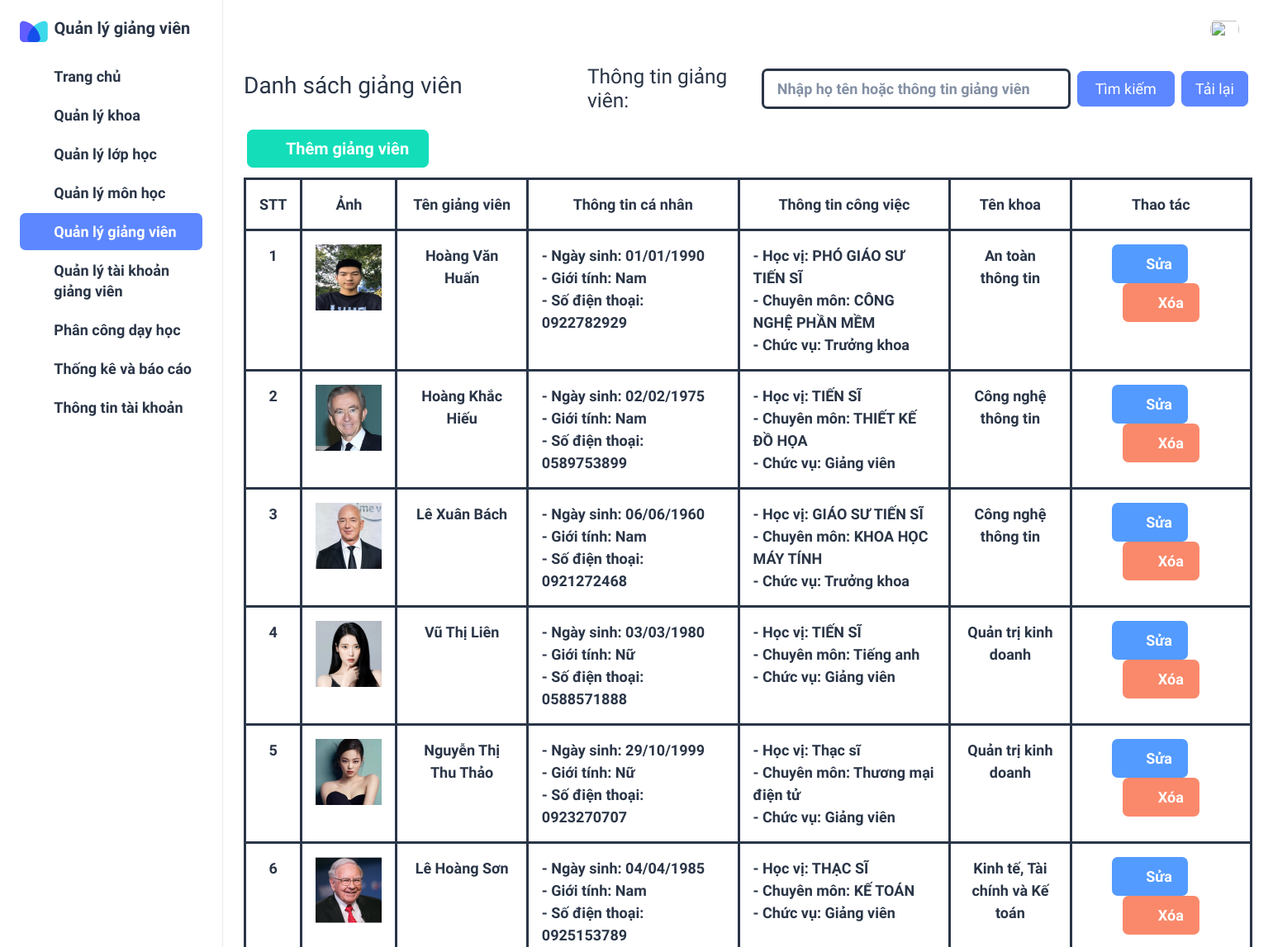
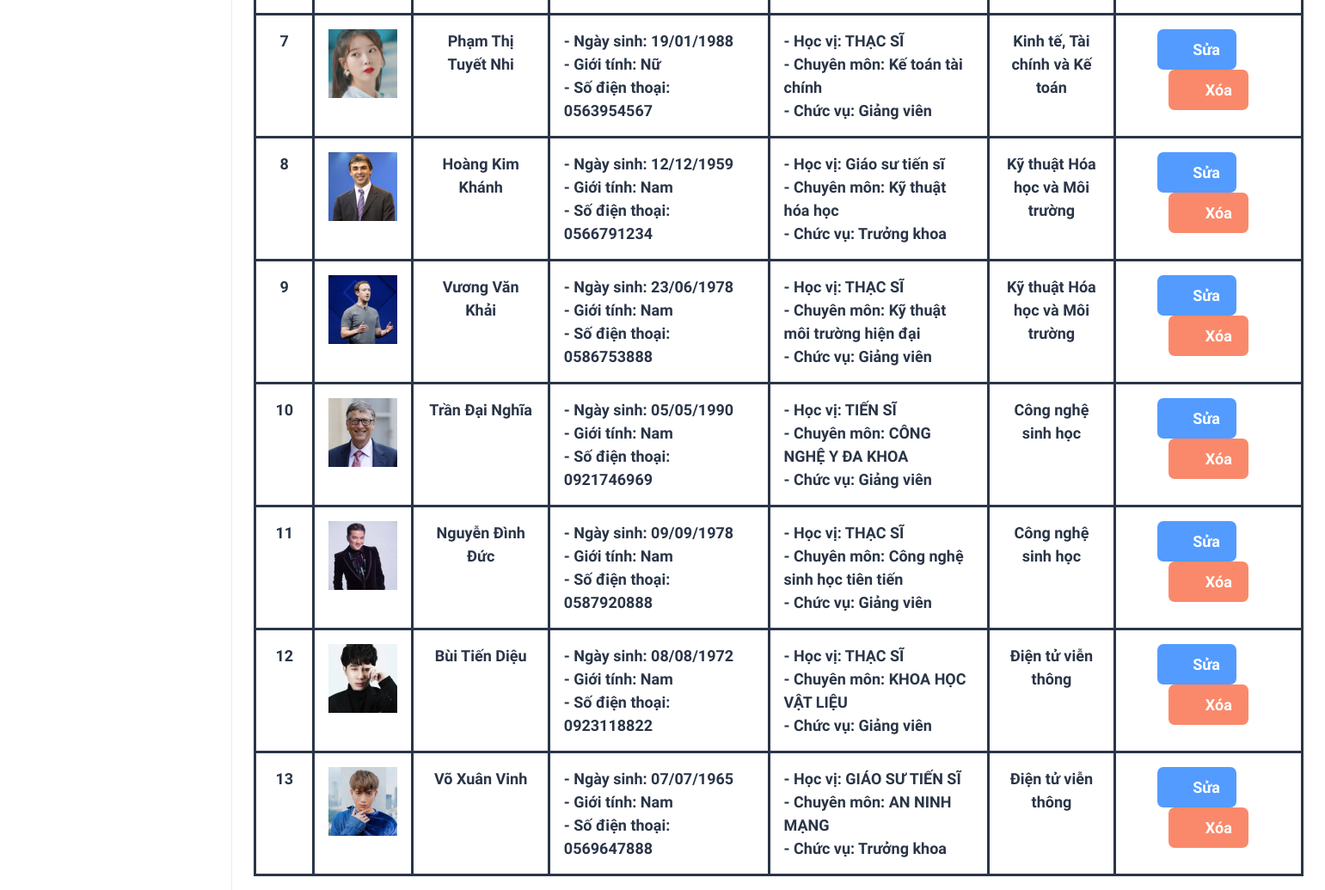
Page /giangvien/ on the committed database (2 pictures, top to bottom).
### quanlygv/models.py (models this page shows, shortened)
class Giangvien(models.Model):
    id = models.AutoField(primary_key=True)
    ho_ten_gv = models.CharField(max_length=50)
    hoc_vi = models.CharField(max_length=128)
    chuyen_mon = models.CharField(max_length=128)
    chuc_vu = models.CharField(max_length=128)
    ngay_sinh = models.CharField(max_length=50)
    gioi_tinh = models.CharField(max_length=50)
    sdt = models.CharField(max_length=10)
    anh = models.CharField(max_length=255)
    khoa = models.ForeignKey(Khoa, on_delete=models.CASCADE)

class Khoa(models.Model):
    id = models.AutoField(primary_key=True)
    ma_khoa = models.CharField(max_length=20)
    ten_khoa = models.CharField(max_length=128)
    def __str__(self):
        return self.ten_khoa

### quanlygv/views.py (the view)
# urls.py: path('giangvien/', views.giangvien, name='giangvien'),
def giangvien(request):
    return render(request, 'giangvien/giangvien.html',{
        'all_giangvien': Giangvien.objects.all()
    })

### quanlygv/templates/giangvien/giangvien.html (shortened to what this page needs)
{% load static %}
<!doctype html>
<html lang="en">
<head>
  <link rel="stylesheet" href="{% static 'assets/css/styles.min.css' %}" />
</head>
<body>
    <div class="page-wrapper" id="main-wrapper" data-layout="vertical" data-navbarbg="skin6" data-sidebartype="full"
        data-sidebar-position="fixed" data-header-position="">
        <aside class="left-sidebar">
            <div>
                <div class="brand-logo d-flex align-items-center">
                    <a href="{% url 'trangchu' %}" class="text-nowrap logo-img">
                        <img src="{% static 'assets/images/favicon.png' %}" alt="" />
                        <span class="fs-6 ms-1 fw-bolder text-dark">
                          Quản lý giảng viên
                        </span>
                    </a>
                </div>
                <nav class="sidebar-nav scroll-sidebar" data-simplebar="">
                    <ul id="sidebarnav">
                        <li class="sidebar-item">
                            <a class="sidebar-link" href="{% url 'trangchu' %}" aria-expanded="false">
                                <span>
                                  <i class="ti ti-layout-dashboard"></i>
                                </span>
                                <span class="hide-menu fs-5 fw-bolder">Trang chủ</span>
                            </a>
                        </li>
                        <li class="sidebar-item">
                            <a class="sidebar-link" href="{% url 'khoa' %}" aria-expanded="false">
                                <span>
                                    <i class="ti ti-article"></i>
                                </span>
                                <span class="hide-menu fs-5 fw-bolder">Quản lý khoa</span>
                            </a>
                        </li>
                        <li class="sidebar-item">
                            <a class="sidebar-link" href="{% url 'lophoc' %}" aria-expanded="false">
                                <span>
                                    <i class="ti ti-home"></i>
                                </span>
                                <span class="hide-menu fs-5 fw-bolder">Quản lý lớp học</span>
                            </a>
                        </li>
                        <li class="sidebar-item">
                            <a class="sidebar-link" href="{% url 'monhoc' %}" aria-expanded="false">
                                <span>
                                    <i class="ti ti-cards"></i>
                                </span>
                                <span class="hide-menu fs-5 fw-bolder">Quản lý môn học</span>
                            </a>
                        </li>
                        <li class="sidebar-item">
                            <a class="sidebar-link" href="{% url 'giangvien' %}" aria-expanded="false">
                                <span>
                                    <i class="ti ti-user"></i>
                                </span>
                                <span class="hide-menu fs-5 fw-bolder">Quản lý giảng viên</span>
                            </a>
                        </li>
                        <li class="sidebar-item">
                            <a class="sidebar-link" href="{% url 'taikhoangv' %}" aria-expanded="false">
                              <span>
                                <i class="ti ti-users"></i>
                              </span>
                              <span class="hide-menu fs-5 fw-bolder">Quản lý tài khoản <br /> giảng viên</span>
                            </a>
                          </li>
                          <li class="sidebar-item">
                            <a class="sidebar-link" href="{% url 'phanconggv' %}" aria-expanded="false">
                              <span>
                                <i class="ti ti-typography"></i>
                              </span>
                              <span class="hide-menu fs-5 fw-bolder">Phân công dạy học</span>
                            </a>
                          </li>
                          <li class="sidebar-item">
                            <a class="sidebar-link" href="{% url 'thongkebaocao' %}" aria-expanded="false">
                              <span>
                                <i class="ti ti-chart-bar"></i>
                              </span>
                              <span class="hide-menu fs-5 fw-bolder">Thống kê và báo cáo</span>
                            </a>
                          </li>
                          <li class="sidebar-item">
                            <a class="sidebar-link" href="{% url 'thongtintk' %}" aria-expanded="false">
                              <span>
                                <i class="ti ti-user-minus"></i>
                              </span>
                              <span class="hide-menu fs-5 fw-bolder">Thông tin tài khoản</span>
                            </a>
                          </li>
                    </ul>
                </nav>
            </div>
        </aside>
        <div class="body-wrapper">
            <header class="app-header">
                <nav class="navbar navbar-expand-lg navbar-light">
                    <div class="navbar-collapse justify-content-end px-0" id="navbarNav">
                        <ul class="navbar-nav flex-row ms-auto align-items-center justify-content-end">
                            <li class="nav-item dropdown">
                                <a class="nav-link nav-icon-hover" href="javascript:void(0)" id="drop2" data-bs-toggle="dropdown"
                                  aria-expanded="false">
                                  <img src="{% static 'assets/images/' %}{{ request.session.anh }}" alt="" width="35" height="35" class="rounded-circle">
                                </a>
                            </li>
                        </ul>
                    </div>
                </nav>
                <nav class="navbar navbar-expand-lg navbar-light">
                    <div class="navbar-collapse justify-content px-0 row" id="navbarNav">
                        <h2 class="col-4">Danh sách giảng viên</h2>
                        <div class="col-8">
                            <form action="{% url 'timkiemgiangvien' %}" class="px-0 navbar-collapse justify-content" method="GET">
                                <label for="tk" class="h3 mt-2" style="width: 340px;">Thông tin giảng viên: </label>
                                <input type="text" name="thongtin" class="form-control fw-bolder fs-5 border border-3 border-dark"
                                    id="tk" style="width: 580px;" placeholder="Nhập họ tên hoặc thông tin giảng viên">
                                <button type="submit" class="btn btn-primary ms-2 fs-5" style="width: 170px;">Tìm
                                    kiếm</button>
                                <a href="{% url 'giangvien' %}" class="btn btn-primary ms-2 fs-5 me-2" style="width: 110px;">Tải
                                    lại</a>
                            </form>
                        </div>
                    </div>
                </nav>
                <nav class="navbar navbar-expand-lg navbar-light">
                    <div class="navbar-collapse justify-content px-0 row ms-1" id="navbarNav">
                        <a class="btn btn-success" href="{% url 'themgiangvien' %}" style="width: 220px;">
                            <i class="ti ti-plus me-1 fs-6"></i>
                            <span class="fw-bolder fs-6">Thêm giảng viên</span>
                        </a>
                    </div>
                </nav>
                <nav class="navbar navbar-expand-lg navbar-light">
                    <div class="navbar-collapse justify-content px-0" id="navbarNav">
                        <table class="table table-bordered fs-5 fw-bolder border-dark border-3 rounded-4 text-dark">
                            <thead>
                                <tr style="text-align: center;">
                                    <th scope="col" style="width: 5%;">STT</th>
                                    <th scope="col" style="width: 5%;">Ảnh</th>
                                    <th scope="col" style="width: 13%;">Tên giảng viên</th>
                                    <th scope="col" style="width: 21%;">Thông tin cá nhân</th>
                                    <th scope="col" style="width: 21%;">Thông tin công việc</th>
                                    <th scope="col" style="width: 12%;">Tên khoa</th>
                                    <th scope="col">Thao tác</th>
                                </tr>
                            </thead>
                            <tbody>
                                {% for gv in all_giangvien %}
                                <tr style="text-align: center;">
                                    <th>{{ forloop.counter }}</th>
                                    <td><img src="{% static 'assets/images/' %}{{ gv.anh }}" alt="" width="80" height="80" /></td>
                                    <td>{{ gv.ho_ten_gv }}</td>
                                    <td style="text-align: left;">
                                        - Ngày sinh: {{ gv.ngay_sinh }} <br />
                                        - Giới tính: {{ gv.gioi_tinh }} <br />
                                        - Số điện thoại: {{ gv.sdt }}
                                    </td>
                                    <td style="text-align: left;">
                                        - Học vị: {{ gv.hoc_vi }} <br />
                                        - Chuyên môn: {{ gv.chuyen_mon }} <br />
                                        - Chức vụ: {{ gv.chuc_vu }}
                                    </td>
                                    <td>{{ gv.khoa }}</td>
                                    <td>
                                        <a class="btn btn-info" href="{% url 'suagiangvien' gv.id %}">
                                            <i class="ti ti-pencil me-1"></i>
                                            <span class="fw-bolder">Sửa</span>
                                        </a>&nbsp;&nbsp;&nbsp;&nbsp;&nbsp;&nbsp;
                                        <a class="btn btn-danger" href="javascript:void(0);" onclick="xoa('{{ gv.id }}')">
                                            <i class="ti ti-trash me-1 fs-6"></i>
                                            <span class="fw-bolder">Xóa</span>
                                        </a>
                                    </td>
                                </tr>
                                {% endfor %}
                            </tbody>
                        </table>
                    </div>
                </nav>
            </header>
        </div>
    </div>
</body>
</html>

### rows in the picture
Giangvien: anh (picture), ho_ten_gv "Hoàng Văn Huấn", ngay_sinh "01/01/1990", gioi_tinh "Nam", sdt "0922782929", hoc_vi "PHÓ GIÁO SƯ TIẾN SĨ", chuyen_mon "CÔNG NGHỆ PHẦN MỀM", chuc_vu "Trưởng khoa", khoa "An toàn thông tin"
Giangvien: anh (picture), ho_ten_gv "Hoàng Khắc Hiếu", ngay_sinh "02/02/1975", gioi_tinh "Nam", sdt "0589753899", hoc_vi "TIẾN SĨ", chuyen_mon "THIẾT KẾ ĐỒ HỌA", chuc_vu "Giảng viên", khoa "Công nghệ thông tin"
Giangvien: anh (picture), ho_ten_gv "Lê Xuân Bách", ngay_sinh "06/06/1960", gioi_tinh "Nam", sdt "0921272468", hoc_vi "GIÁO SƯ TIẾN SĨ", chuyen_mon "KHOA HỌC MÁY TÍNH", chuc_vu "Trưởng khoa", khoa "Công nghệ thông tin"
Giangvien: anh (picture), ho_ten_gv "Vũ Thị Liên", ngay_sinh "03/03/1980", gioi_tinh "Nữ", sdt "0588571888", hoc_vi "TIẾN SĨ", chuyen_mon "Tiếng anh", chuc_vu "Giảng viên", khoa "Quản trị kinh doanh"
Giangvien: anh (picture), ho_ten_gv "Nguyễn Thị Thu Thảo", ngay_sinh "29/10/1999", gioi_tinh "Nữ", sdt "0923270707", hoc_vi "Thạc sĩ", chuyen_mon "Thương mại điện tử", chuc_vu "Giảng viên", khoa "Quản trị kinh doanh"
Giangvien: anh (picture), ho_ten_gv "Lê Hoàng Sơn", ngay_sinh "04/04/1985", gioi_tinh "Nam", sdt "0925153789", hoc_vi "THẠC SĨ", chuyen_mon "KẾ TOÁN", chuc_vu "Giảng viên", khoa "Kinh tế, Tài chính và Kế toán"
Giangvien: anh (picture), ho_ten_gv "Phạm Thị Tuyết Nhi", ngay_sinh "19/01/1988", gioi_tinh "Nữ", sdt "0563954567", hoc_vi "THẠC SĨ", chuyen_mon "Kế toán tài chính", chuc_vu "Giảng viên", khoa "Kinh tế, Tài chính và Kế toán"
Giangvien: anh (picture), ho_ten_gv "Hoàng Kim Khánh", ngay_sinh "12/12/1959", gioi_tinh "Nam", sdt "0566791234", hoc_vi "Giáo sư tiến sĩ", chuyen_mon "Kỹ thuật hóa học", chuc_vu "Trưởng khoa", khoa "Kỹ thuật Hóa học và Môi trường"
Giangvien: anh (picture), ho_ten_gv "Vương Văn Khải", ngay_sinh "23/06/1978", gioi_tinh "Nam", sdt "0586753888", hoc_vi "THẠC SĨ", chuyen_mon "Kỹ thuật môi trường hiện đại", chuc_vu "Giảng viên", khoa "Kỹ thuật Hóa học và Môi trường"
Giangvien: anh (picture), ho_ten_gv "Trần Đại Nghĩa", ngay_sinh "05/05/1990", gioi_tinh "Nam", sdt "0921746969", hoc_vi "TIẾN SĨ", chuyen_mon "CÔNG NGHỆ Y ĐA KHOA", chuc_vu "Giảng viên", khoa "Công nghệ sinh học"
Giangvien: anh (picture), ho_ten_gv "Nguyễn Đình Đức", ngay_sinh "09/09/1978", gioi_tinh "Nam", sdt "0587920888", hoc_vi "THẠC SĨ", chuyen_mon "Công nghệ sinh học tiên tiến", chuc_vu "Giảng viên", khoa "Công nghệ sinh học"
Giangvien: anh (picture), ho_ten_gv "Bùi Tiến Diệu", ngay_sinh "08/08/1972", gioi_tinh "Nam", sdt "0923118822", hoc_vi "THẠC SĨ", chuyen_mon "KHOA HỌC VẬT LIỆU", chuc_vu "Giảng viên", khoa "Điện tử viễn thông"
Giangvien: anh (picture), ho_ten_gv "Võ Xuân Vinh", ngay_sinh "07/07/1965", gioi_tinh "Nam", sdt "0569647888", hoc_vi "GIÁO SƯ TIẾN SĨ", chuyen_mon "AN NINH MẠNG", chuc_vu "Trưởng khoa", khoa "Điện tử viễn thông"
